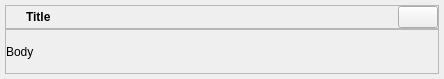
<?xml version="1.0" encoding="UTF-8"?>
<ui version="4.0">
 <class>Form</class>
 <widget class="QWidget" name="Form">
  <property name="geometry">
   <rect>
    <x>0</x>
    <y>0</y>
    <width>444</width>
    <height>79</height>
   </rect>
  </property>
  <property name="windowTitle">
   <string>Form</string>
  </property>
  <layout class="QVBoxLayout" name="verticalLayout">
   <property name="spacing">
    <number>0</number>
   </property>
   <property name="leftMargin">
    <number>5</number>
   </property>
   <property name="topMargin">
    <number>5</number>
   </property>
   <property name="rightMargin">
    <number>5</number>
   </property>
   <property name="bottomMargin">
    <number>5</number>
   </property>
   <item alignment="Qt::AlignTop">
    <widget class="QFrame" name="frame">
     <property name="frameShape">
      <enum>QFrame::StyledPanel</enum>
     </property>
     <property name="frameShadow">
      <enum>QFrame::Raised</enum>
     </property>
     <layout class="QHBoxLayout" name="horizontalLayout">
      <property name="spacing">
       <number>0</number>
      </property>
      <property name="leftMargin">
       <number>0</number>
      </property>
      <property name="topMargin">
       <number>0</number>
      </property>
      <property name="rightMargin">
       <number>0</number>
      </property>
      <property name="bottomMargin">
       <number>0</number>
      </property>
      <item alignment="Qt::AlignLeft">
       <widget class="QLabel" name="iconlabel">
        <property name="minimumSize">
         <size>
          <width>20</width>
          <height>20</height>
         </size>
        </property>
        <property name="maximumSize">
         <size>
          <width>20</width>
          <height>20</height>
         </size>
        </property>
        <property name="text">
         <string/>
        </property>
        <property name="scaledContents">
         <bool>true</bool>
        </property>
       </widget>
      </item>
      <item>
       <widget class="QLabel" name="titlelabel">
        <property name="sizePolicy">
         <sizepolicy hsizetype="Expanding" vsizetype="Preferred">
          <horstretch>0</horstretch>
          <verstretch>0</verstretch>
         </sizepolicy>
        </property>
        <property name="font">
         <font>
          <bold>true</bold>
         </font>
        </property>
        <property name="text">
         <string>Title</string>
        </property>
        <property name="wordWrap">
         <bool>true</bool>
        </property>
       </widget>
      </item>
      <item alignment="Qt::AlignRight|Qt::AlignTop">
       <widget class="QPushButton" name="closeButton">
        <property name="cursor">
         <cursorShape>PointingHandCursor</cursorShape>
        </property>
        <property name="text">
         <string/>
        </property>
        <property name="icon">
         <iconset theme="application-exit"/>
        </property>
       </widget>
      </item>
     </layout>
    </widget>
   </item>
   <item>
    <widget class="QFrame" name="frame_2">
     <property name="sizePolicy">
      <sizepolicy hsizetype="Preferred" vsizetype="Expanding">
       <horstretch>0</horstretch>
       <verstretch>0</verstretch>
      </sizepolicy>
     </property>
     <property name="frameShape">
      <enum>QFrame::StyledPanel</enum>
     </property>
     <property name="frameShadow">
      <enum>QFrame::Raised</enum>
     </property>
     <layout class="QVBoxLayout" name="verticalLayout_2">
      <property name="spacing">
       <number>0</number>
      </property>
      <property name="leftMargin">
       <number>0</number>
      </property>
      <property name="topMargin">
       <number>0</number>
      </property>
      <property name="rightMargin">
       <number>0</number>
      </property>
      <property name="bottomMargin">
       <number>0</number>
      </property>
      <item>
       <widget class="QLabel" name="bodyLabel">
        <property name="text">
         <string>Body</string>
        </property>
        <property name="wordWrap">
         <bool>true</bool>
        </property>
       </widget>
      </item>
     </layout>
    </widget>
   </item>
  </layout>
 </widget>
 <resources/>
 <connections/>
</ui>
